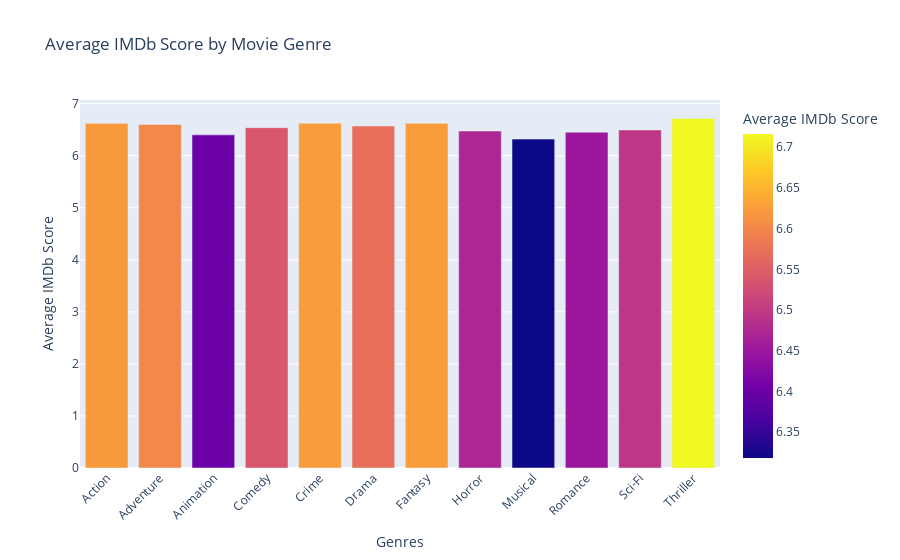

Here is the notebook cell this chart was saved with:
### Code cell
df_exploded = df.assign(genres=df["genres"].str.split(", ")).explode("genres")

df_genres = df_exploded.groupby("genres")["imdb_score"].mean().reset_index()

fig = px.bar(df_genres, x="genres", y="imdb_score", title="Average IMDb Score by Movie Genre", labels={"genres": "Genres", "imdb_score": "Average IMDb Score"},color="imdb_score")

fig.update_layout(xaxis_tickangle=-45)

fig.show()

### Figure 1 — Plotly figure (JSON) as saved in the notebook; plotly's stock layout.template omitted (floating-point values rounded to 4 significant figures)
{"data": [{"alignmentgroup": "True", "hovertemplate": "Genres=%{x}<br>Average IMDb Score=%{marker.color}<extra></extra>", "legendgroup": "", "marker": {"color": [6.621, 6.601, 6.4, 6.539, 6.623, 6.57, 6.624, 6.473, 6.318, 6.451, 6.495, 6.716], "coloraxis": "coloraxis", "pattern": {"shape": ""}}, "name": "", "offsetgroup": "", "orientation": "v", "showlegend": false, "textposition": "auto", "type": "bar", "x": ["Action", "Adventure", "Animation", "Comedy", "Crime", "Drama", "Fantasy", "Horror", "Musical", "Romance", "Sci-Fi", "Thriller"], "xaxis": "x", "y": [6.621, 6.601, 6.4, 6.539, 6.623, 6.57, 6.624, 6.473, 6.318, 6.451, 6.495, 6.716], "yaxis": "y"}], "layout": {"barmode": "relative", "coloraxis": {"colorbar": {"title": {"text": "Average IMDb Score"}}, "colorscale": [[0, "#0d0887"], [0.1111, "#46039f"], [0.2222, "#7201a8"], [0.3333, "#9c179e"], [0.4444, "#bd3786"], [0.5556, "#d8576b"], [0.6667, "#ed7953"], [0.7778, "#fb9f3a"], [0.8889, "#fdca26"], [1, "#f0f921"]]}, "legend": {"tracegroupgap": 0}, "title": {"text": "Average IMDb Score by Movie Genre"}, "xaxis": {"anchor": "y", "domain": [0, 1], "tickangle": -45, "title": {"text": "Genres"}}, "yaxis": {"anchor": "x", "domain": [0, 1], "title": {"text": "Average IMDb Score"}}}}
